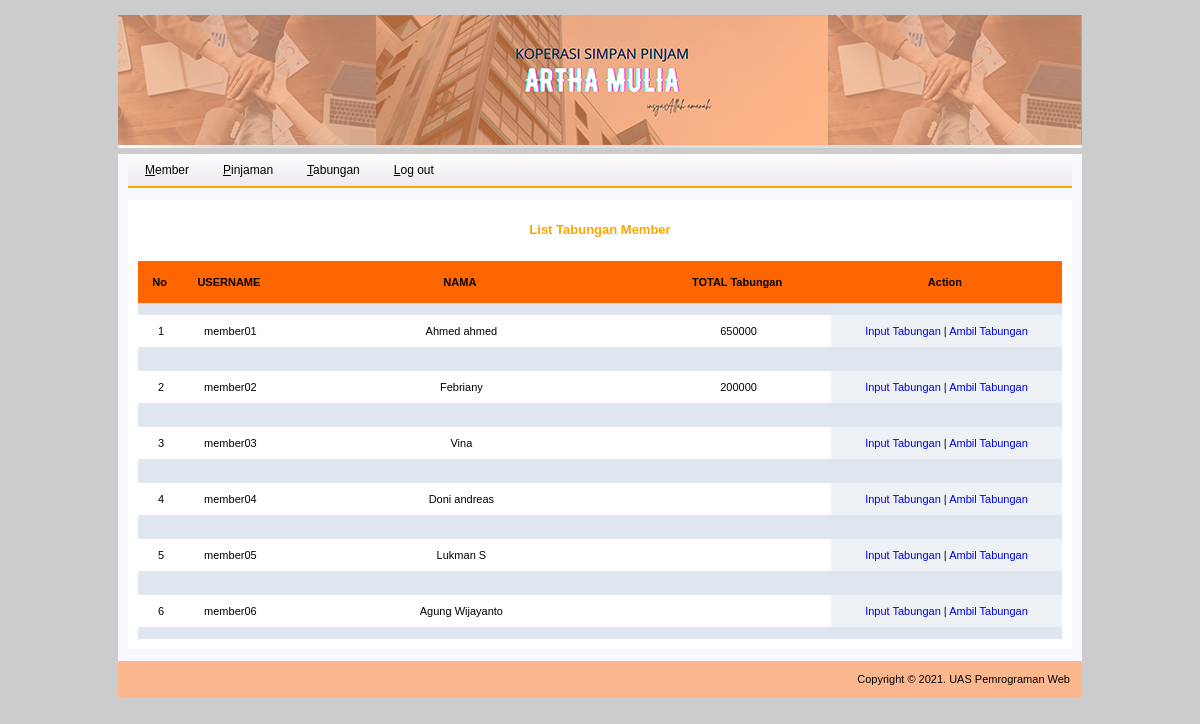
Screenshot of /home-admin.php?page=list-tabungan (signed in) with the database file from the repository.
### tables this page shows
CREATE TABLE `member` (
  `username` varchar(16) NOT NULL,
  `password` varchar(16) NOT NULL,
  `nama` varchar(20) NOT NULL,
  `nik` bigint(16) NOT NULL,
  `tgl_lahir` date NOT NULL,
  `jenis_kelamin` varchar(9) NOT NULL,
  `pekerjaan` varchar(16) NOT NULL,
  `alamat` text NOT NULL,
  `email` text NOT NULL,
  `no_hp` char(20) NOT NULL,
  `tabungan` varchar(16) NOT NULL,
  `pinjaman` varchar(16) NOT NULL
);

### list-tabungan.php (the view, shortened to what this page needs)
<div style="border:0; padding:10px; width:924px; height:auto;"><br />
<center><font color="orange" size="2"><b>List Tabungan Member</b></font></center><br /><br />
<table width="924" border="0" align="center" cellpadding="0" cellspacing="0">
<tr bgcolor="#FF6600">
	<th width="5%">No</td>&nbsp;
	<th width="10%" height="42">USERNAME</td>&nbsp;
	<th width="40%">NAMA</td>&nbsp;
	<th width="20%">TOTAL Tabungan</td>&nbsp;
	<th width="25%">Action</td>&nbsp;
</tr>
<?php
	$koneksi = mysqli_connect("localhost","root","","dbkoperasi");
	$query = mysqli_query($koneksi, "SELECT * FROM member");
	$nomer=0;
    while (	$hasil = mysqli_fetch_array ($query)) {
			$username= stripslashes ($hasil['username']);
			$nama 	= stripslashes ($hasil['nama']);
			$tabungan 	= stripslashes ($hasil['tabungan']);
	$nomer++;
?>
	<tr align="center" bgcolor="#DFE6EF">
		<td>&nbsp;</td>
		<td>&nbsp;</td>
		<td>&nbsp;</td>
		<td>&nbsp;</td>
		<td>&nbsp;</td>
	</tr>
	<tr align="center">
		<td height="32"><?=$nomer?><div align="center"></div></td>
		<td><?=$username?><div align="center"></div></td>
		<td><?=$nama?><div align="center"></div></td>
		<td><?=$tabungan?><div align="center"></div></td>
		<td bgcolor="#EEF2F7"><div align="center"><a href="home-admin.php?page=form-input-tabungan&username=<?=$username?>">Input Tabungan</a> | <a href="home-admin.php?page=form-ambil-tabungan&username=<?=$username?>">Ambil Tabungan</a></div></td>
	</tr>
	<tr align="center" bgcolor="#DFE6EF">
		<td>&nbsp;</td>
		<td>&nbsp;</td>
		<td>&nbsp;</td>
		<td>&nbsp;</td>
		<td>&nbsp;</td>
	</tr>
<?php
	}
?>
</table>

### home-admin.php (shortened to what this page needs)
<html>
<head>
	<link href="style.css" rel="stylesheet" type="text/css">
</head>
<body>
<table width="964" border="0" align="center" cellpadding="0" cellspacing="0">
	<tr>
		<td width="964" bgcolor="#B0C4DE"><img src="image/koperasi.png" width="964" height="130" /></td>
	</tr>
</table>
<table width="964" border="0" align="center" cellpadding="0" cellspacing="0">
	<tr>
		<td><hr></td>
	</tr>
</table>
<table width="964" border="0" align="center" cellpadding="0" cellspacing="0">
	<tr bgcolor="#F8F8FF" height="32">
		<td width="10">&nbsp;</td>
		<td width="944">
			<div class="nav">
				<ul>
					<li><a href="home-admin.php?page=form-view-member" title="Member"><u>M</u>ember</a></li>
					<li><a href="home-admin.php?page=list-pinjaman" title="Pinjaman"><u>P</u>injaman</a></li>
					<li><a href="home-admin.php?page=list-tabungan" title="Tabungan"><u>T</u>abungan</a></li>
					<li><a href="login/logout.php" title="Log out"><u>L</u>og out</a></li>
			</div>
		</td>
		<td width="10">&nbsp;</td>
	</tr>
</table>
<table width="964" border="0" align="center" cellpadding="0" cellspacing="0">
	<tr bgcolor="#F8F8FF">
		<td>&nbsp;</td>
	</tr>
</table>
<table width="964" border="0" align="center" cellpadding="0" cellspacing="0">
	<tr bgcolor="#F8F8FF">
		<td width="10">&nbsp;</td>
		<td rowspan="4" valign="top">
			<table width="938" height="auto" bgcolor="white" border="0" cellspacing="0" cellpadding="0">
				<tr>
					<td width="938" valign="top">
						<?php
						$page = (isset($_GET['page']))? $_GET['page'] : "main";
						switch ($page) {
							case 'list-tabungan' : include "list-tabungan.php"; break;
						}
						?>
		<td width="10">&nbsp;</td>
<table width="964" border="0" align="center" cellpadding="0" cellspacing="0">
	<tr bgcolor="#F8F8FF">
		<td>&nbsp;</td>
	</tr>
</table>
<table width="964" border="0" align="center" cellpadding="0" cellspacing="0">
	<tr bgcolor="#B0C4DE">
		<td height="36" colspan="5" bgcolor="#FDB78F"><div align="right" style="margin:0 12px 0 0;"><font color="#000">Copyright &copy; 2021. UAS Pemrograman Web</font><br></div></td>
	</tr>
</table>
</body>
</html>

### style.css (style rules this page uses)
body { font-family: Helvetica, Arial, Verdana, sans-serif; font-size: 12px; background-color:#cccccc; margin-top:15px; }
a { text-decoration: none; }
table { font-family: Verdana, Arial, Helvetica, sans-serif; font-size: 11px; }
hr { clear: both; float: none; height: 3px; margin-top:0px; border: none; background: #ddd; background-image: -webkit-gradient( linear, left bottom, right bottom, color-stop(0, rgb(255,255,255)), color-stop(0.1, rgb(221,221,221)), color-stop(0.8, rgb(221,221,221)), color-stop(1, rgb(255,255,255))); }
.nav ul,.nav li,.nav span,.nav a { margin: 0; padding: 0; position: relative; }
.nav { height: 32px; background: #fefefe; background: -moz-linear-gradient(top, #fefefe 0%, #eee9f0 100%); background: -webkit-gradient(linear, left top, left bottom, color-stop(0%, #fefefe), color-stop(100%, #eee9f0)); background: -webkit-linear-gradient(top, #fefefe 0%, #eee9f0 100%); background: -o-linear-gradient(top, #fefefe 0%, #eee9f0 100%); background: -ms-linear-gradient(top, #fefefe 0%, #eee9f0 100%); background: linear-gradient(top, #fefefe 0%, #eee9f0 100%); border-bottom: 2px solid #ffa800; }
.nav:after,.nav ul:after { content: ''; display: block; clear: both; }
.nav a { color: #E8E7E4; display: inline-block; font-family: Helvetica, Arial, Verdana, sans-serif; background: #fefefe; background: -moz-linear-gradient(top, #fefefe 0%, #eee9f0 100%); background: -webkit-gradient(linear, left top, left bottom, color-stop(0%, #fefefe), color-stop(100%, #eee9f0)); background: -webkit-linear-gradient(top, #fefefe 0%, #eee9f0 100%); background: -o-linear-gradient(top, #fefefe 0%, #eee9f0 100%); background: -ms-linear-gradient(top, #fefefe 0%, #eee9f0 100%); background: linear-gradient(top, #fefefe 0%, #eee9f0 100%); font-size: 12px; line-height: 32px; padding: 0 17px; text-decoration: none; }
.nav ul { list-style: none; }
.nav > ul { float: left; }
.nav > ul > li { float: left; }
.nav > ul > li > a { color: #000; font-size: 12px; }
li { line-height:200%; font-family: Helvetica, Arial, Verdana, sans-serif; font-size: 12px; }

### rows the page displays
member: username "member01", nama "Ahmed ahmed", tabungan "650000"
member: username "member02", nama "Febriany", tabungan "200000"
member: username "member03", nama "Vina"
member: username "member04", nama "Doni andreas"
member: username "member05", nama "Lukman S"
member: username "member06", nama "Agung Wijayanto"
